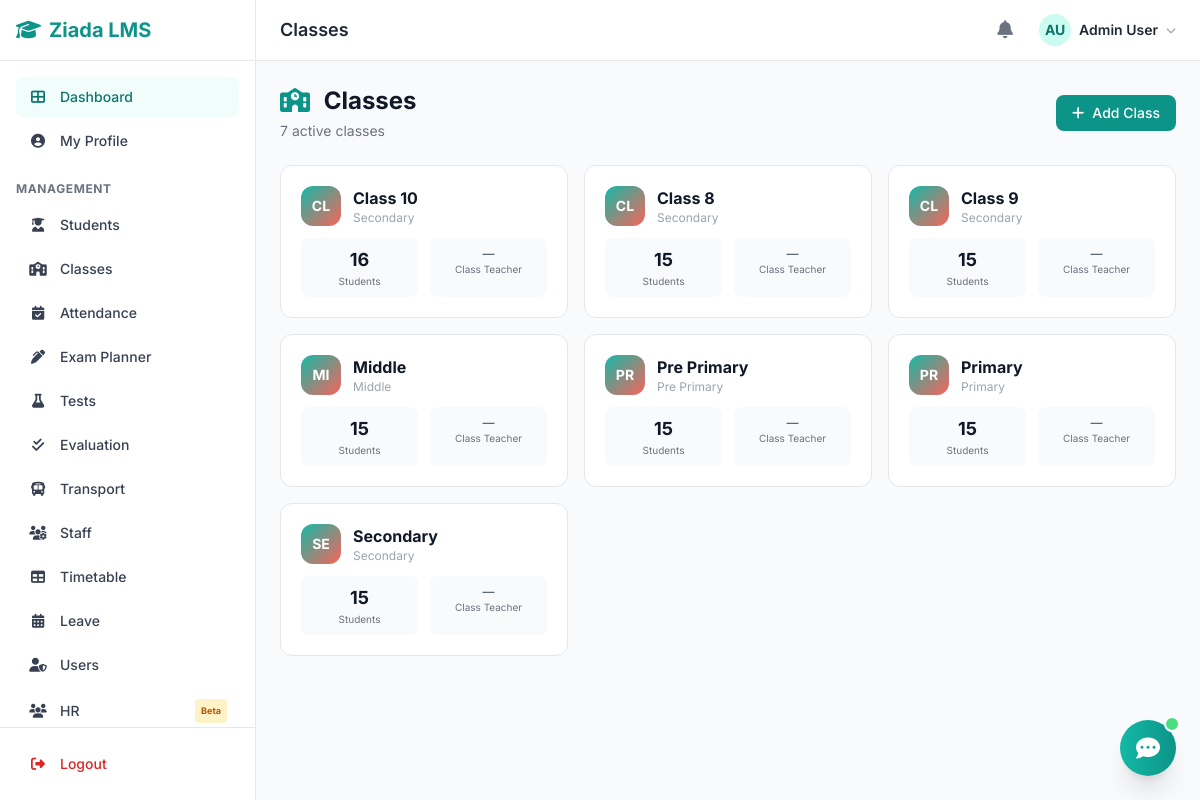
/modules/class/index.php (signed in), run on the app's committed database.
### tables this page shows
CREATE TABLE `users` (
  `id` int(11) NOT NULL,
  `username` varchar(50) NOT NULL,
  `email` varchar(100) NOT NULL,
  `password` varchar(255) NOT NULL,
  `full_name` varchar(100) NOT NULL,
  `phone` varchar(20) DEFAULT NULL,
  `role` enum('admin','teacher','student') NOT NULL DEFAULT 'student',
  `avatar` varchar(255) DEFAULT NULL,
  `is_active` tinyint(1) DEFAULT 1,
  `created_at` timestamp NOT NULL DEFAULT current_timestamp(),
  `updated_at` timestamp NOT NULL DEFAULT current_timestamp() ON UPDATE current_timestamp()
);

CREATE TABLE `classes` (
  `id` int(11) NOT NULL,
  `name` varchar(100) NOT NULL,
  `category` varchar(50) NOT NULL,
  `section` varchar(10) DEFAULT NULL,
  `description` text DEFAULT NULL,
  `is_active` tinyint(1) DEFAULT 1,
  `created_at` timestamp NOT NULL DEFAULT current_timestamp()
);

### config/database.php (called while the page is built, shortened)
<?php
function db_connect() {
    $conn = new mysqli(DB_HOST, DB_USER, DB_PASS, DB_NAME);
    $conn->set_charset("utf8mb4");
    return $conn;
}
function db_query($sql, $params = []) {
    $conn = db_connect();
    if (!empty($params)) {
        $stmt = $conn->prepare($sql);
        if ($stmt) {
            $types = '';
            foreach ($params as $p) {
                if (is_int($p)) $types .= 'i';
                elseif (is_double($p)) $types .= 'd';
                else $types .= 's';
            }
            $stmt->bind_param($types, ...$params);
            $stmt->execute();
            $result = $stmt->get_result();
            return $result;
        }
    }
    $result = $conn->query($sql);
    return $result;
}
function db_get_row($sql, $params = []) {
    $result = db_query($sql, $params);
    return $result ? $result->fetch_assoc() : null;
}
function db_get_all($sql, $params = []) {
    $result = db_query($sql, $params);
    return $result ? $result->fetch_all(MYSQLI_ASSOC) : [];
}

### includes/session.php (called while the page is built, shortened)
<?php
require_once __DIR__ . '/../config/database.php';
function has_role(...$roles) {
    foreach ($roles as $role) {
        if (isset($_SESSION['user_role']) && $_SESSION['user_role'] === $role) return true;
    }
    return false;
}

### modules/class/_list.php (the view, shortened to what this page needs)
<?php
if (has_role('admin')) {
    $classes = db_get_all("SELECT c.*,
        (SELECT COUNT(*) FROM students WHERE class_id=c.id) as student_count,
        (SELECT u.full_name FROM class_teachers ct JOIN users u ON ct.teacher_id=u.id WHERE ct.class_id=c.id AND ct.role='class_teacher' LIMIT 1) as class_teacher_name
        FROM classes c WHERE c.is_active=1 ORDER BY c.name");
}
?>
<div class="flex items-center justify-between mb-6">
    <div>
        <h1 class="text-xl sm:text-2xl font-bold text-gray-900">
            <i class="fas fa-school text-teal-600 mr-2"></i> Classes
        </h1>
        <p class="text-gray-500 text-sm mt-1"><?= count($classes) ?> active classes</p>
    </div>
    <?php if (has_role('admin')): ?>
    <a href="create.php" class="bg-teal-600 text-white px-4 py-2 rounded-lg text-sm font-medium hover:bg-teal-700 transition flex items-center gap-2 whitespace-nowrap">
        <i class="fas fa-plus"></i> Add Class
    </a>
    <?php endif; ?>
</div>
<div class="grid grid-cols-1 sm:grid-cols-2 lg:grid-cols-3 xl:grid-cols-4 gap-4">
    <?php foreach ($classes as $c): ?>
    <a href="?id=<?= $c['id'] ?>" class="block bg-white rounded-xl border border-gray-200 p-5 hover:border-teal-300 hover:shadow-md transition group">
        <div class="flex items-center gap-3 mb-3">
            <div class="w-10 h-10 rounded-xl bg-gradient-to-br from-teal-500 to-coral-500 flex items-center justify-center text-white font-bold text-sm">
                <?= strtoupper(substr($c['name'], 0, 2)) ?>
            </div>
            <div>
                <h3 class="font-bold text-gray-900 group-hover:text-teal-700 transition"><?= sanitize($c['name']) ?></h3>
                <p class="text-xs text-gray-400"><?= sanitize($c['category']) ?><?= $c['section'] ? ' · ' . sanitize($c['section']) : '' ?></p>
            </div>
        </div>
        <div class="grid grid-cols-2 gap-3 text-center">
            <div class="bg-gray-50 rounded-lg p-2">
                <p class="text-lg font-bold text-gray-900"><?= $c['student_count'] ?></p>
                <p class="text-[10px] text-gray-500">Students</p>
            </div>
            <div class="bg-gray-50 rounded-lg p-2">
                <p class="text-xs font-medium text-gray-600 truncate"><?= sanitize($c['class_teacher_name'] ?? '—') ?></p>
                <p class="text-[10px] text-gray-500">Class Teacher</p>
            </div>
        </div>
    </a>
    <?php endforeach; ?>
</div>

### includes/functions.php (shortened to what this page needs)
<?php
function sanitize($input) {
    return htmlspecialchars(strip_tags(trim($input)), ENT_QUOTES, 'UTF-8');
}
function get_avatar($name, $photo = null, $subdir = 'avatars') {
    $initials = '';
    $parts = explode(' ', $name);
    foreach ($parts as $p) $initials .= strtoupper($p[0] ?? '');
    return substr($initials, 0, 2);
}
function user_avatar_html($user, $size = 'w-8 h-8', $text_size = 'text-sm') {
    $initial = get_avatar($user['full_name'] ?? 'U');
    return '<div class="' . $size . ' rounded-full bg-teal-100 flex items-center justify-center ' . $text_size . ' font-bold text-teal-700">' . $initial . '</div>';
}

### assets/css/style.css (style rules this page uses)
:root { --color-primary: #0d9488; --color-primary-hover: #0f766e; --color-primary-light: #f0fdfa; --color-primary-ring: rgba(13, 148, 136, 0.3); --font-sans: 'Inter', -apple-system, BlinkMacSystemFont, 'Segoe UI', Roboto, sans-serif; }
* { margin: 0; padding: 0; box-sizing: border-box; }
body { font-family: var(--font-sans); -webkit-font-smoothing: antialiased; }

### data on the page
users: full_name "AU"
classes: name "CL", name "Class 10", category "Secondary", student_count "16", class_teacher_name "—"
classes: name "CL", name "Class 8", category "Secondary", student_count "15", class_teacher_name "—"
classes: name "CL", name "Class 9", category "Secondary", student_count "15", class_teacher_name "—"
classes: name "MI", name "Middle", category "Middle", student_count "15", class_teacher_name "—"
classes: name "PR", name "Pre Primary", category "Pre Primary", student_count "15", class_teacher_name "—"
classes: name "PR", name "Primary", category "Primary", student_count "15", class_teacher_name "—"
classes: name "SE", name "Secondary", category "Secondary", student_count "15", class_teacher_name "—"

### other printed values
$page_title "Classes"
get_user_name() "Admin User"
count($classes) "7"
